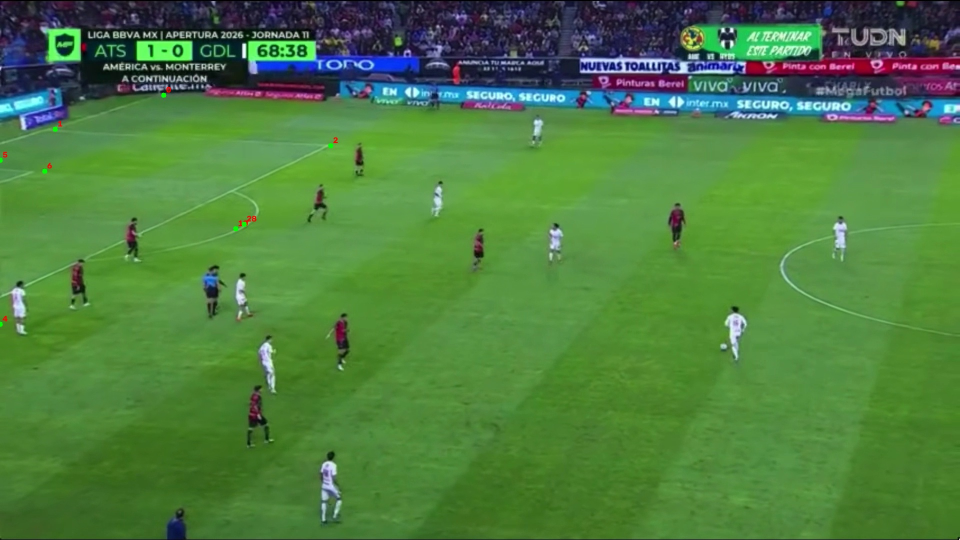
#> input picture diagnostico_keypoints.jpg, 1920 x 1080 px (shown at 1/2 size)
$ python -i detector_lineas_cancha.py   (imports and definitions only)
#> lines starting #> are read from the running program, lines starting #| are printed output that depends on the picture; after the words box and inside, x2 and y2 are one past the last pixel; in counts of white or black regions, pixels touching at a corner belong together
#> further down, picture is the input picture: shape (1080, 1920, 3); mean B, G, R 64.3, 125.7, 77.6
"""Detector robusto de marcas parciales de cancha para vídeo de fútbol.

Detecta segmentos blancos y ajusta rectas para buscar intersecciones extrapoladas.
No presupone que se vean las cuatro esquinas. La detección de líneas, por sí sola,
no basta para asignar metros: la homografía solo debe aceptarse cuando las marcas
se puedan asociar a una geometría conocida de la cancha.
"""
from __future__ import annotations

import cv2
import numpy as np


def detectar_segmentos_cancha(frame):
    """Detecta líneas blancas dentro de la superficie verde, no en tribunas/carteles.

    La máscara de césped actúa como restricción espacial: los píxeles blancos solo
    se consideran candidatos si están cerca de una zona reconocida como césped.
    Esto reduce marcadamente los bordes del marcador, publicidad y gradas. No
    asigna metros ni crea una homografía por sí solo.
    """
    if frame is None or not hasattr(frame, "shape") or frame.size == 0:
        return []
    if len(frame.shape) == 2:
        gray = frame
        hsv = None
        green_near = np.ones_like(gray, dtype=np.uint8) * 255
    elif len(frame.shape) == 3 and frame.shape[2] == 3:
        hsv = cv2.cvtColor(frame, cv2.COLOR_BGR2HSV)
#> hsv: shape (1080, 1920, 3); mean H, S, V 64, 148.3, 132.3
        gray = cv2.cvtColor(frame, cv2.COLOR_BGR2GRAY)
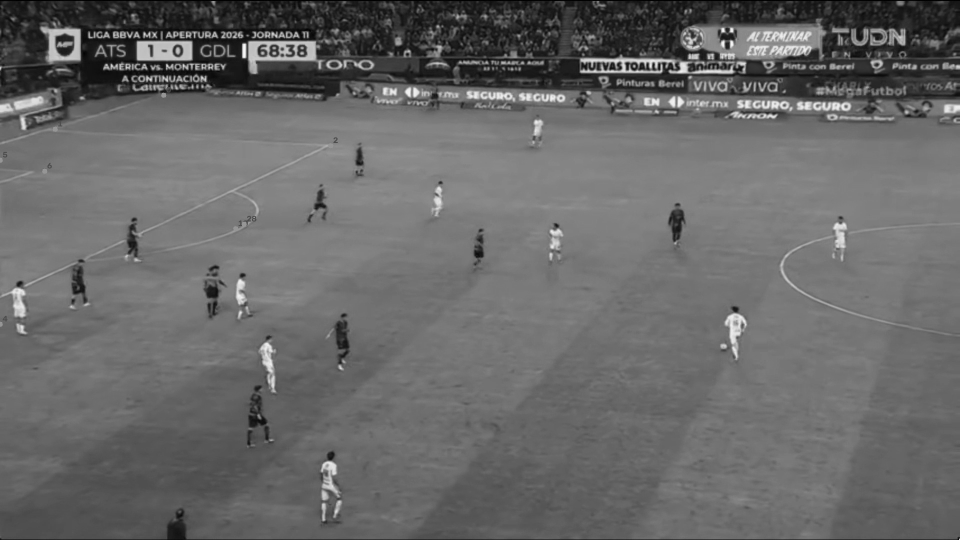
#> gray: shape (1080, 1920) (shown at 1/2 size); min 0, max 251, mean 104.3
        # Césped natural/artificial: tono verde, con saturación mínima para
        # no confundir superficies grises/blancas con césped.
        grass = cv2.inRange(hsv, np.array([24, 28, 25], np.uint8),
                            np.array([105, 255, 255], np.uint8))
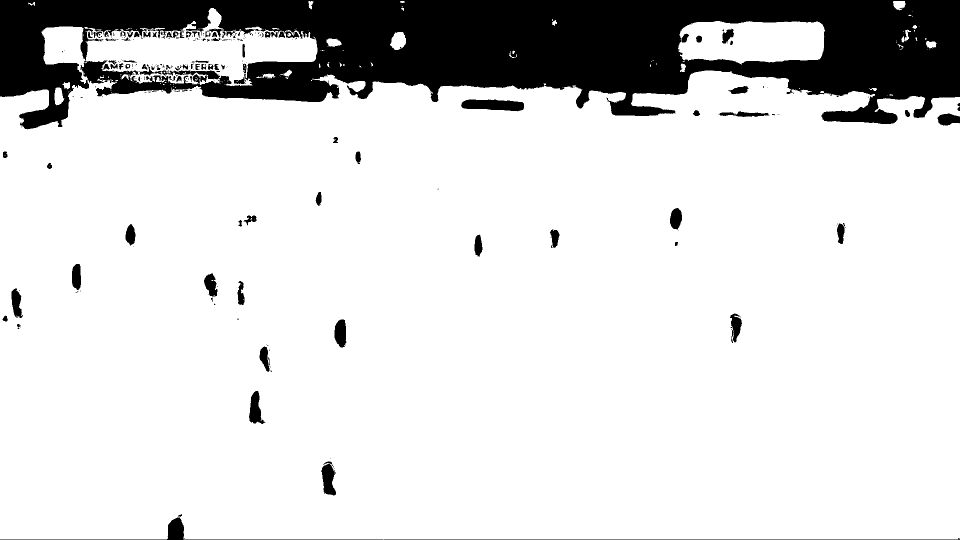
#> grass: shape (1080, 1920) (shown at 1/2 size); 84.9% white; 263 black regions (164 under 20 px), largest, box (x1, y1, x2, y2) and area: (0, 0, 1920, 259) 288648, (922, 199, 1048, 223) 2293, (0, 1035, 767, 1080) 1978
        # Cerrar huecos por sombras y textura. Dilatar permite conservar la
        # línea blanca aunque su propio píxel no sea verde.
        grass = cv2.morphologyEx(
            grass, cv2.MORPH_CLOSE,
            cv2.getStructuringElement(cv2.MORPH_ELLIPSE, (11, 11)),
        )
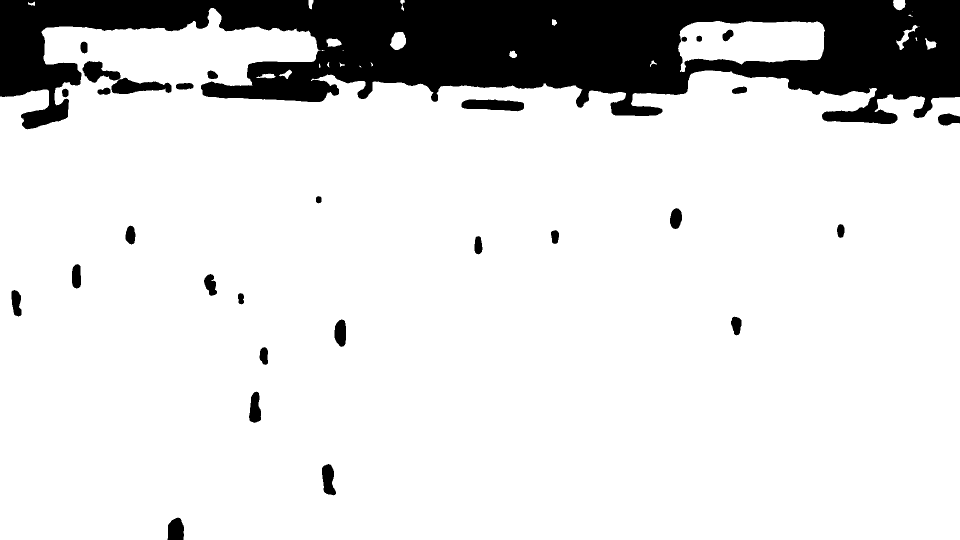
#> grass: shape (1080, 1920) (shown at 1/2 size); 85.7% white; 29 black regions, largest, box (x1, y1, x2, y2) and area: (0, 0, 1920, 259) 275396, (165, 122, 343, 188) 4149, (923, 199, 1048, 223) 2285
        green_near = cv2.dilate(
            grass, cv2.getStructuringElement(cv2.MORPH_ELLIPSE, (31, 31)),
            iterations=1,
        )
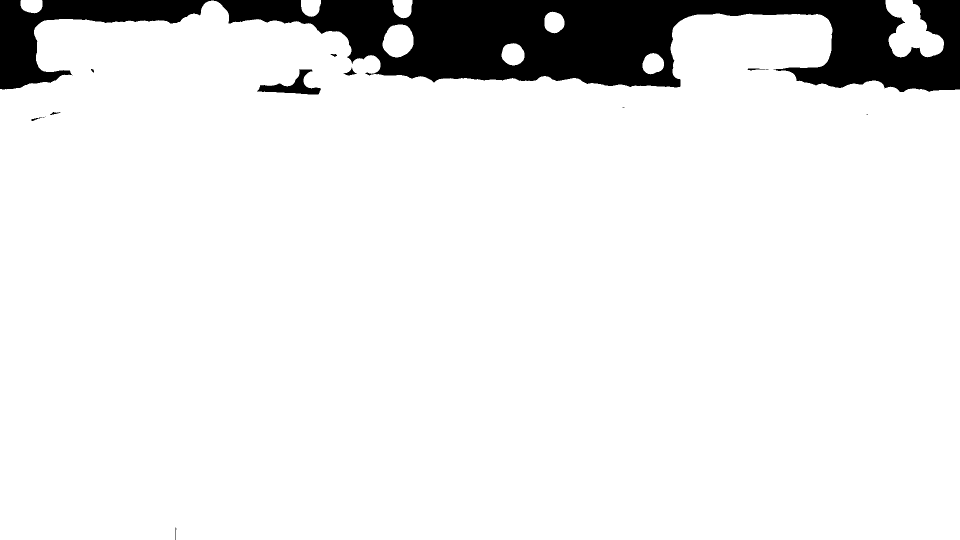
#> green_near: shape (1080, 1920) (shown at 1/2 size); 91.2% white; 14 black regions (5 under 20 px), largest, box (x1, y1, x2, y2) and area: (0, 0, 1920, 184) 180140, (514, 139, 642, 189) 2313, (687, 135, 714, 151) 154
    else:
        return []

    if hsv is not None:
        # Blanco brillante con saturación baja.
        white = cv2.inRange(hsv, np.array([0, 0, 165], dtype=np.uint8),
                            np.array([180, 105, 255], dtype=np.uint8))
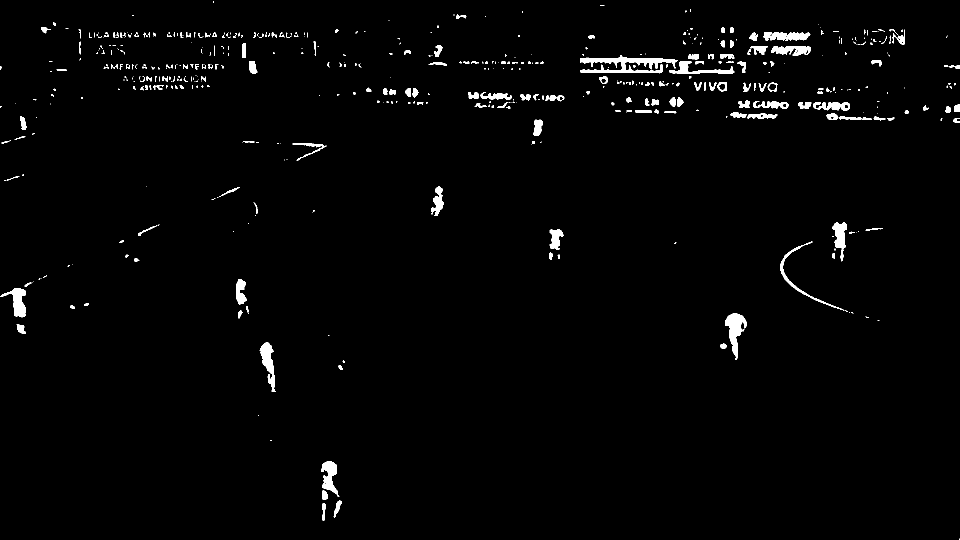
#> white: shape (1080, 1920) (shown at 1/2 size); 1.7% white; 548 white regions (342 under 20 px), largest, box (x1, y1, x2, y2) and area: (1160, 110, 1356, 147) 3103, (1450, 626, 1494, 720) 1786, (519, 684, 552, 784) 1434
        # Un borde blanco solo cuenta si hay césped en sus inmediaciones.
        mask = cv2.bitwise_and(white, green_near)
#> mask: shape (1080, 1920); 1.5% white; 450 white regions (266 under 20 px), largest, box (x1, y1, x2, y2) and area: (1450, 626, 1494, 720) 1786, (519, 684, 552, 784) 1434, (0, 576, 52, 635) 1314
    else:
        _, mask = cv2.threshold(gray, 190, 255, cv2.THRESH_BINARY)

    mask = cv2.morphologyEx(
        mask, cv2.MORPH_OPEN,
        cv2.getStructuringElement(cv2.MORPH_RECT, (3, 3)),
    )
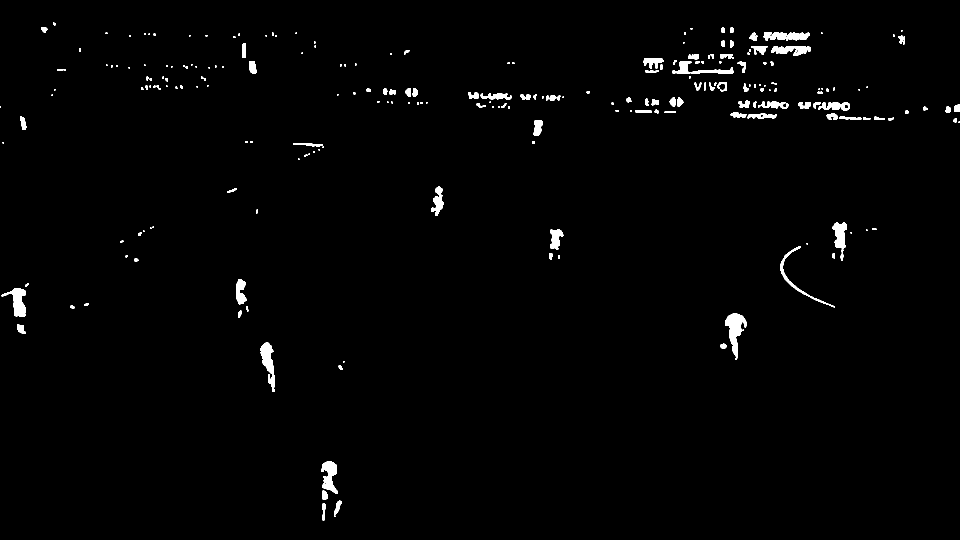
#> mask: shape (1080, 1920) (shown at 1/2 size); 1.3% white; 238 white regions (101 under 20 px), largest, box (x1, y1, x2, y2) and area: (1450, 627, 1494, 720) 1780, (520, 685, 550, 784) 1420, (3, 576, 52, 634) 1305
    edges = cv2.Canny(mask, 45, 130)
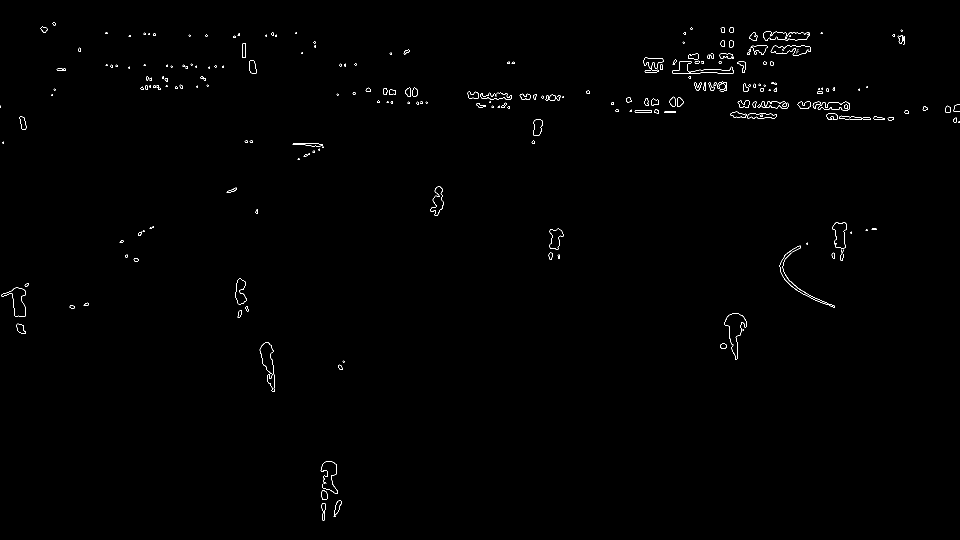
#> edges: shape (1080, 1920) (shown at 1/2 size); 0.44% white in thin lines or dots
    h, w = mask.shape[:2]
#> h = 1080; w = 1920
    min_len = max(35, int(min(w, h) * 0.045))
#> min_len = 48
    raw = cv2.HoughLinesP(
        edges, 1, np.pi / 720,
        threshold=max(35, int(min(w, h) * 0.045)),
        minLineLength=min_len,
        maxLineGap=max(14, int(min(w, h) * 0.025)),
    )
#> raw = 93 rows, first 6: [1653, 232, 1787, 236], [1479, 214, 1605, 217], [1479, 209, 1699, 216], [1564, 210, 1699, 214], [1479, 211, 1695, 216], [1476, 203, 1655, 208]
    if raw is None:
        return []

    try:
        rows = np.asarray(raw).reshape(-1, 4)
#> rows has the same summary as raw
    except (ValueError, TypeError):
        return []

    segments = []
    for row in rows:
        x1, y1, x2, y2 = (int(v) for v in row)
        length = float(np.hypot(x2 - x1, y2 - y1))
        if length < min_len:
            continue
        # Comprobar soporte blanco/césped a lo largo del segmento, no solo sus
        # extremos: elimina muchos bordes de camisetas y ruido aislado.
        samples = max(8, min(40, int(length / 12)))
        xs = np.clip(np.linspace(x1, x2, samples).astype(int), 0, w - 1)
        ys = np.clip(np.linspace(y1, y2, samples).astype(int), 0, h - 1)
        grass_support = float(np.mean(green_near[ys, xs] > 0))
        white_support = float(np.mean(mask[ys, xs] > 0))
        if hsv is not None and grass_support < 0.65:
            continue
        if white_support < 0.12:
            continue
        angle = float(np.degrees(np.arctan2(y2 - y1, x2 - x1)) % 180.0)
        segments.append({
            "p1": (x1, y1),
            "p2": (x2, y2),
            "length_px": length,
            "angle_deg": angle,
            "grass_support": grass_support,
            "white_support": white_support,
        })
#> this loop made 93 passes
#> (x1, y1, x2, y2, length, samples, xs, ys) on passes 2, 8, 10, 11: (1479, 214, 1605, 217, 126, 10, [1479, 1493, 1507, 1521, 1535, 1549, 1563, 1577, 1591, 1605], [214, 214, 214, 215, 215, 215, 216, 216, 216, 217]), (1262, 219, 1351, 223, 89.09, 8, [1262, 1274, 1287, 1300, 1312, 1325, 1338, 1351], [219, 219, 220, 220, 221, 221, 222, 223]), (1654, 235, 1717, 239, 63.13, 8, [1654, 1663, 1672, 1681, 1690, 1699, 1708, 1717], [235, 235, 236, 236, 237, 237, 238, 239]), (291, 171, 395, 174, 104, 8, [291, 305, 320, 335, 350, 365, 380, 395], [171, 171, 171, 172, 172, 173, 173, 174])
#> (x1, y1, x2, y2, length, samples, grass_support, white_support) on passes 3, 5, 6, 7, 13, 14: (1479, 209, 1699, 216, 220.1, 18, 1, 0.5), (1479, 211, 1695, 216, 216.1, 18, 1, 0.667), (1476, 203, 1655, 208, 179.1, 14, 1, 0.357), (1479, 212, 1696, 219, 217.1, 18, 1, 0.556), (936, 190, 1127, 195, 191.1, 15, 1, 0.6), (937, 195, 1118, 199, 181, 15, 1, 0.533)
#> after the loop, segments = 90 items
    return sorted(segments, key=lambda item: item["length_px"], reverse=True)


# [62 lines left out: functions ajustar_recta, interseccion_rectas, crear_diagnostico, not called in this run]

>>> import cv2
>>> picture = cv2.imread('diagnostico_keypoints.jpg')
>>> result = detectar_segmentos_cancha(picture)
#> result = 90 items
